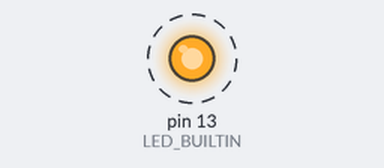
Bench run of a sketch on a simulated Arduino Uno, built with avr-gcc and run on an emulated ATmega328P. Shown: output pins drawn as LEDs (lit = HIGH). Dashed ring = blinking. The modem accepts every AT command (registered, SIM ready, sends succeed) and sends nothing else.

Above: at 25.9 s.
Timing chart, 0 to 30.0 s (numbered marks = the images above):
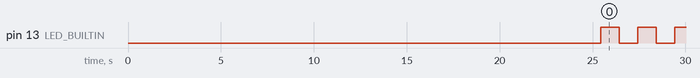

Measured:
- by itself, pin 13 (LED_BUILTIN): alternates HIGH for 1.0 s and LOW for 1.0 s

The sketch:

alarm.ino
```cpp
/*********
  Complete project details at http://randomnerdtutorials.com
*********/

#include <SoftwareSerial.h>

// Configure software serial port
SoftwareSerial SIM900(7, 8);

void setup() {
  // Arduino communicates with SIM900 GSM shield at a baud rate of 19200
  // Make sure that corresponds to the baud rate of your module
  SIM900.begin(19200);
  // Give time to your GSM shield log on to network
  delay(20000);

  // Send the SMS
  sendSMS_test();

  pinMode(LED_BUILTIN, OUTPUT);
}

void loop() {

digitalWrite(LED_BUILTIN, HIGH);
delay(1000);
digitalWrite(LED_BUILTIN, LOW);
delay(1000);

digitalWrite(LED_BUILTIN, HIGH);
delay(1000);
digitalWrite(LED_BUILTIN, LOW);
delay(1000);

digitalWrite(LED_BUILTIN, HIGH);
delay(1000);
digitalWrite(LED_BUILTIN, LOW);
delay(1000);

}

// ========================
//   SEND SMS TEST
// ========================
void sendSMS_test() {
  // AT command to set SIM900 to SMS mode
  SIM900.print("AT+CMGF=1\r");
  delay(100);

  // REPLACE THE X's WITH THE RECIPIENT'S MOBILE NUMBER
  // USE INTERNATIONAL FORMAT CODE FOR MOBILE NUMBERS
  SIM900.println("AT + CMGS = \"+38641000111\"");
  delay(100);

  // REPLACE WITH YOUR OWN SMS MESSAGE CONTENT
  SIM900.println("Test.");
  delay(100);

  // End AT command with a ^Z, ASCII code 26
  SIM900.println((char)26);
  delay(100);
  SIM900.println();
  // Give module time to send SMS
  delay(5000);
}

// ========================
//   SEND SMS STATUS
// ========================
void sendSMS_status() {
  SIM900.print("AT+CMGF=1\r");
  delay(100);
  SIM900.println("AT + CMGS = \"+38641000111\"");
  delay(100);
  SIM900.println("Status.");
  delay(100);
  SIM900.println((char)26);
  delay(100);
  SIM900.println();
  delay(5000);
}

// ========================
//   SEND SMS STOPED
// ========================
// ========================
//   SEND SMS ARMED
// ========================
// ========================
//   SEND SMS TRIGERED
// ========================
```
